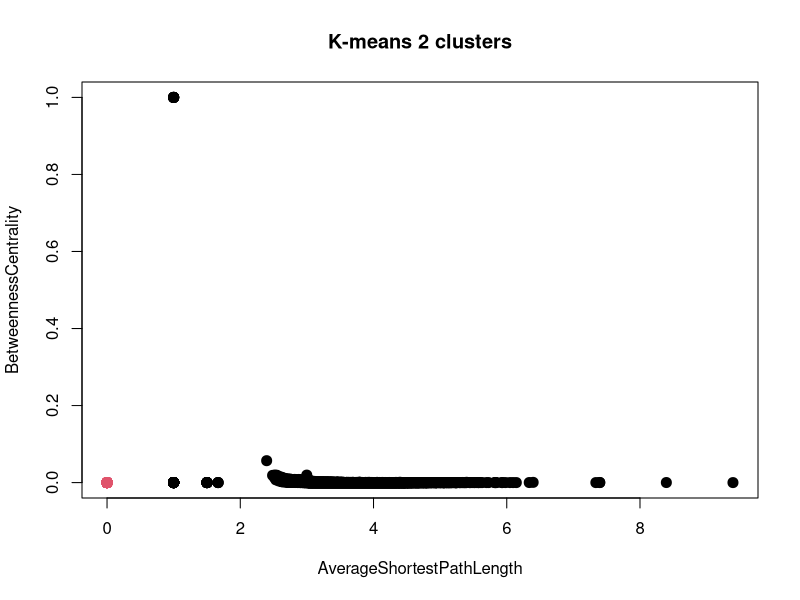

Source code (R):
setwd("/Users/beaunorgeot/bmi206/BMI206class/DiseaseDiseaseBMI206")
netdf = read.csv("interactomeNodeTable.csv")
summary(netdf)
# NumberOfUndirectedEdges is an empty column
# PartnerOfMultiEdgedNodePairs is an empty column
# selected is false for all observations

#can consider starting with just 2 clusters, assumming that genes are either targets or not targets
# and further assuming that the features that explain "targetness" are described by networkNode statisitcs

#library(NbClust)
set.seed(1234)

library(dplyr)
#remove empty cols
netdf = netdf %>% select(-c(NumberOfUndirectedEdges,PartnerOfMultiEdgedNodePairs,selected,SUID))
# convert isSingleNode from boolean to binary
netdfClean = netdf %>% mutate(IsSingleNode = ifelse(IsSingleNode == "false",0,1))

#nc <- NbClust(netdfClean, min.nc=2, max.nc=15, method="kmeans")
#fails: The TSS matrix is indefinite. There must be too many missing values. The index cannot be calculated.
#summary(netdfClean)
#no NAs & no negatives
#check if any infinite values
#any( sapply(netdfClean, is.infinite) ) #nothing is infinite. 
#netdfClean = as.matrix(netdfClean)
#nc <- NbClust(netdfClean, min.nc=2, max.nc=15, method="kmeans") #also plans
#is the matrix simply too big?
#netSmall = netdfClean[1:20,]
#ncSmall <- NbClust(netSmall, min.nc=2, max.nc=15, method="kmeans") #size isn't the issue
#this sucks, trying a different package

library(stats)
#kmeans(x, centers, iter.max = 10, nstart = 1, algorithm = c("Hartigan-Wong", "Lloyd", "Forgy","MacQueen"), trace=FALSE)
netdfClean = as.matrix(netdfClean)
# Brief note of concern: Nothing in my data has been centered/scaled
km.out <- kmeans(netdfClean,centers=2,iter.max=5,nstart=25)
#look at cluster assignments
km.out$cluster
summary(km.out)
#plot
plot(netdfClean,col=(km.out$cluster),main = "K-means 2 clusters", pch=20,cex=2)
# this gives me Betweeness centrality vs averageShortestPathLength. How would I view highly dimensional data?

#split the clusters
#group1 = netdfClean[km.out$cluster == 1]
#group2 = netdfClean[km.out$cluster == 2]
#length(group1) #945
#length(group2) #200995
#this is cool, huge imbalance.
dim(netdfClean) #13460 x 15
# WAIT, there were only 13460 observations, where are the big numbers for the groups coming from?
#you can get the size of each cluster in an easier manner
km.out$size # 13397 63 
#ratio's of size of groups and group1/group2 are identical. What's happening with the groups?
totalNodes = 13460
c1 = 13397
c2 = 63
c1prop = c1/totalNodes #0.9953195
c2prop = c2/totalNodes #0.004680535
#add cluster labels as a column
combdf <- cbind(netdfClean, clusterNum = km.out$cluster)

#Daniel's data: https://raw.githubusercontent.com/dhimmel/integrate/master/compile/CbG-binding.tsv
#library(RCurl)
#data <- getURL("https://raw.githubusercontent.com/dhimmel/integrate/master/compile/CbG-binding.tsv",
 #              ssl.verifypeer=0L, followlocation=1L)
#kdTargets <- read.delim(data, sep = "\t")
# sadly, my attempt to use getURL failed. Will reinvestiage later. Just curled instead.
kdTarget = read.delim("CbG-binding.tsv", header = T)
dim(kdTarget)
#now just extract the entrez_gene_id column and compare that column to each group
names(kdTarget) #23191     7
#Next: create dummy var "in target db". ifelse(0,1)
combdf = as.data.frame(combdf)
combdf = combdf %>% mutate(isTarget = ifelse(name %in% kdTarget$entrez_gene_id,1,0))


#compare clusters to known drug targets using a table
#assuming known drug targets = kdTargets and there is an outcome of 0 or 1 for target or not
tab = table(combdf$isTarget, combdf$clusterNum) #abcd
#view the 2x2 with summation in margins
addmargins(tab)
#oddsratio = ad/bc

#There are 2353 known target genes in cluster 1 and 16 in cluster 2
# there are 11044 non-targets in cluster 1 and 47 in cluster 2.
#13397 63 
#ratios of known targets per cluster: probably nothing interesting here
kt1 = 2353/13397 #0.1756363
kt2 = 16/63 #0.2539683 

#create a vector for each cluster with labels for whether each gene is a known target
group1 = combdf %>% filter(clusterNum == 1) %>% select(isTarget)
group2 = combdf %>% filter(clusterNum == 2) %>% select(isTarget)
#perform a chi-square on the vectors to determine if there is a
chisq.test(tab) #p-value = 0.1435
#perform oddsratio
fisher.test(tab) #odds ratio 1.597748
#oddsratio = ad/bc for col1: odds of being a 0 (known target) are a/c, for col2 odds of being a 0 (known target) are b/d
# odds of being in b/d is 1.6 times greater
# for row 0, odds of being in group1 is a/b
# for row1, odds of bieng in group1 is c/d


#todo
#1.split into 2 or 3 groups (good targets, bad targets, average)
#2.for earch group, do boolean for whether a gene is a known target or not (make sure using same gene
# id system)
#3. do a t-test comparing the 2 groups. do we keep the nullH that membership to a specific cluster
# does not make the gene more likely to be a target? Or do we reject the null (alt hyp is that membership matters)
# 4. Deal w/fact that data values might be on different scales..